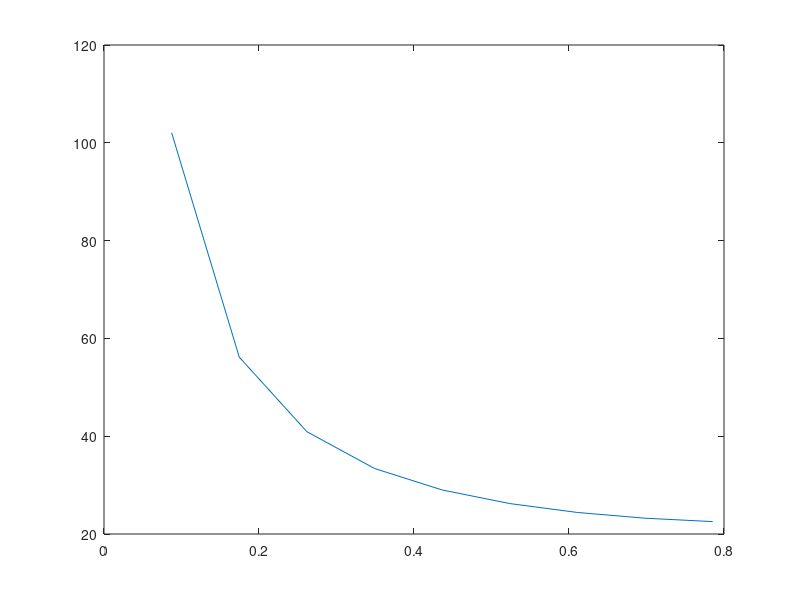

This chart was generated by the following MATLAB code:
clear all;
close all;
l1=10;
l2=8;
gam=2*pi/5;
L = @(a) (l1./sin(pi-gam-a)+l2./(sin(a)))
dL = @(a) (l1*cos(2*pi/5-a)./(sin(2*pi/5-a).^2)-l2*cos(a)./(sin(a).^2))
ap=linspace(0,pi/4,10);
Lp = L(ap)
plot(ap,Lp);
a=fzero(dL,0.5)
xO=0.5
a=0;
b=1;
function p = bisection(f,a,b)

% provide the equation you want to solve with R.H.S = 0 form. 
% Write the L.H.S by using inline function
% Give initial guesses.
% Solves it by method of bisection.
% A very simple code. But may come handy

if f(a)*f(b)>0 
    disp('Wrong choice bro')
else
    p = (a + b)/2;
    err = abs(f(p));
    while err > 1e-7
   if f(a)*f(p)<0 
       b = p;
   else
       a = p;          
   end
    p = (a + b)/2; 
   err = abs(f(p));
    end
end